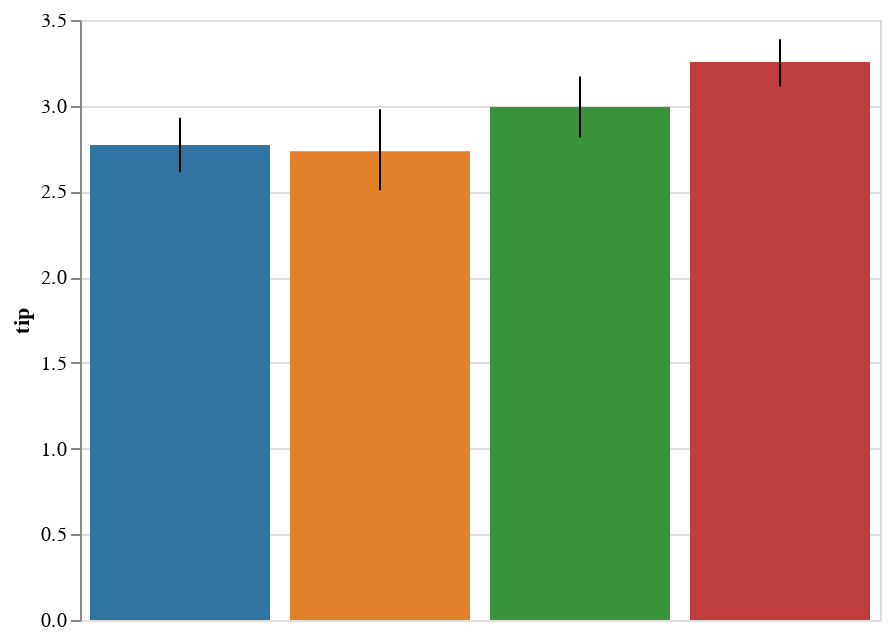

Notebook code cell kept with this figure:
### Code cell
display(salt.barplot(x="day", y="tip", data=tips, ci=68))
ax = sns.barplot(x="day", y="tip", data=tips, ci=68)

### Figure 1 — Vega-Lite specification as saved in the notebook (floating-point values rounded to 4 significant figures)
{"$schema": "https://vega.github.io/schema/vega-lite/v2.4.1.json", "config": {"view": {"height": 300, "width": 400}}, "data": {"values": [{"c": "rgb(49.62499999999999, 115.62499999999996, 161.37500000000003)", "ci0": 2.611, "ci1": 2.93, "day": "Thur", "tip": 2.771}, {"c": "rgb(224.87499999999997, 128.875, 44.12500000000004)", "ci0": 2.507, "ci1": 2.979, "day": "Fri", "tip": 2.735}, {"c": "rgb(58.49999999999999, 145.50000000000003, 58.49999999999999)", "ci0": 2.815, "ci1": 3.171, "day": "Sat", "tip": 2.993}, {"c": "rgb(192.125, 60.87500000000001, 61.62499999999999)", "ci0": 3.113, "ci1": 3.388, "day": "Sun", "tip": 3.255}]}, "layer": [{"encoding": {"color": {"field": "c", "scale": null, "type": "nominal"}, "x": {"axis": {"title": "day"}, "field": "day", "sort": null, "type": "nominal"}, "y": {"axis": {"title": "tip"}, "field": "tip", "type": "quantitative"}}, "mark": "bar", "selection": {"selector006": {"bind": "scales", "encodings": ["x", "y"], "mark": {"fill": "#333", "fillOpacity": 0.125, "stroke": "white"}, "on": "[mousedown, window:mouseup] > window:mousemove!", "resolve": "global", "translate": "[mousedown, window:mouseup] > window:mousemove!", "type": "interval", "zoom": "wheel!"}}}, {"encoding": {"x": {"axis": null, "field": "day", "sort": null, "type": "nominal"}, "y": {"field": "ci0", "type": "quantitative"}, "y2": {"field": "ci1", "type": "quantitative"}}, "mark": "rule"}]}
